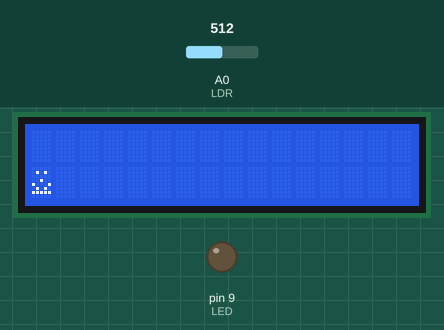
This sketch was run on a simulated Arduino Uno, built with avr-gcc and run on an emulated ATmega328P. On the bench: 16×2 character LCD, output pins drawn as LEDs (lit = HIGH). The test bench sets the inputs (shaded band); at power-on: A0 (LDR) = 512.

Above: at 1.2 s.
1.3 s: A0 (LDR) set to 414
2.8 s: A0 (LDR) set to 392
At 3.7 s:
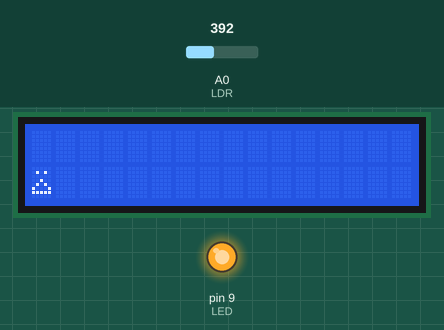
4.5 s: A0 (LDR) set to 410
At 5.2 s:
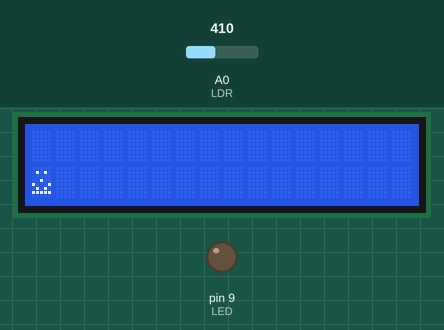
6.0 s: A0 (LDR) set to 390
At 6.6 s:
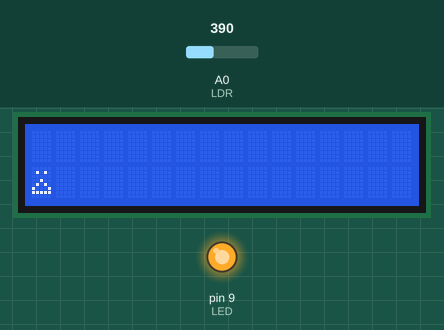
Timing chart, 0 to 8.6 s (numbered marks = the images above; inputs shaded):
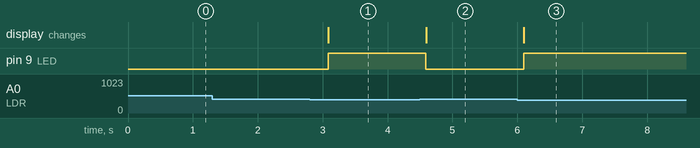

Measured:
- the behaviour switches between 400 and 399 on A0 (LDR) (found by bisection; images 0 and 1)
- after the input at 1.3 s, every drawn part: stays the same
- after the input at 2.8 s, pin 9 (LED): LOW → HIGH after 0.28 s; the display: changes after 0.29 s (image 1)
- after the input at 4.5 s, pin 9 (LED): HIGH → LOW after 0.09 s; the display: changes after 0.09 s (image 2)
- after the input at 6.0 s, pin 9 (LED): LOW → HIGH after 0.10 s; the display: changes after 0.10 s (image 3)

The sketch:

sketch_dec4a.ino
```cpp
#include <LiquidCrystal.h>

LiquidCrystal lcd(1, 2, 3, 4, 5, 6);

const int LDR = A0;
const int LED = 9;

// Define custom characters for happy and sad faces
byte happyFace[8] = {
  0b00000,
  0b01010,
  0b00000,
  0b00100,
  0b01010,
  0b10001,
  0b11111,
  0b00000
};

byte sadFace[8] = {
  0b00000,
  0b01010,
  0b00000,
  0b00100,
  0b10001,
  0b01010,
  0b11111,
  0b00000
};

void setup() {
  pinMode(LED, OUTPUT);
  pinMode(LDR, INPUT);
  lcd.begin(16, 2);
  lcd.setCursor(0, 0);
  lcd.print("LDR Monitoring:");

  // Create the custom characters in the LCD
  lcd.createChar(0, happyFace); // Happy face at location 0
  lcd.createChar(1, sadFace);   // Sad face at location 1
}

void loop() {
  int value = analogRead(LDR);

  lcd.setCursor(0, 1); // Move to the second row

  if (value < 400) {
    digitalWrite(LED, HIGH);
    lcd.clear(); // Clear previous display
    lcd.setCursor(0, 1); // Set cursor to second row
    lcd.write((uint8_t)0); // Display happy face when LED is ON
  } else {
    digitalWrite(LED, LOW);
    lcd.clear(); // Clear previous display
    lcd.setCursor(0, 1); // Set cursor to second row
    lcd.write((uint8_t)1); // Display sad face when LED is OFF
  }

  delay(500); // Add a delay for stability
}
```
